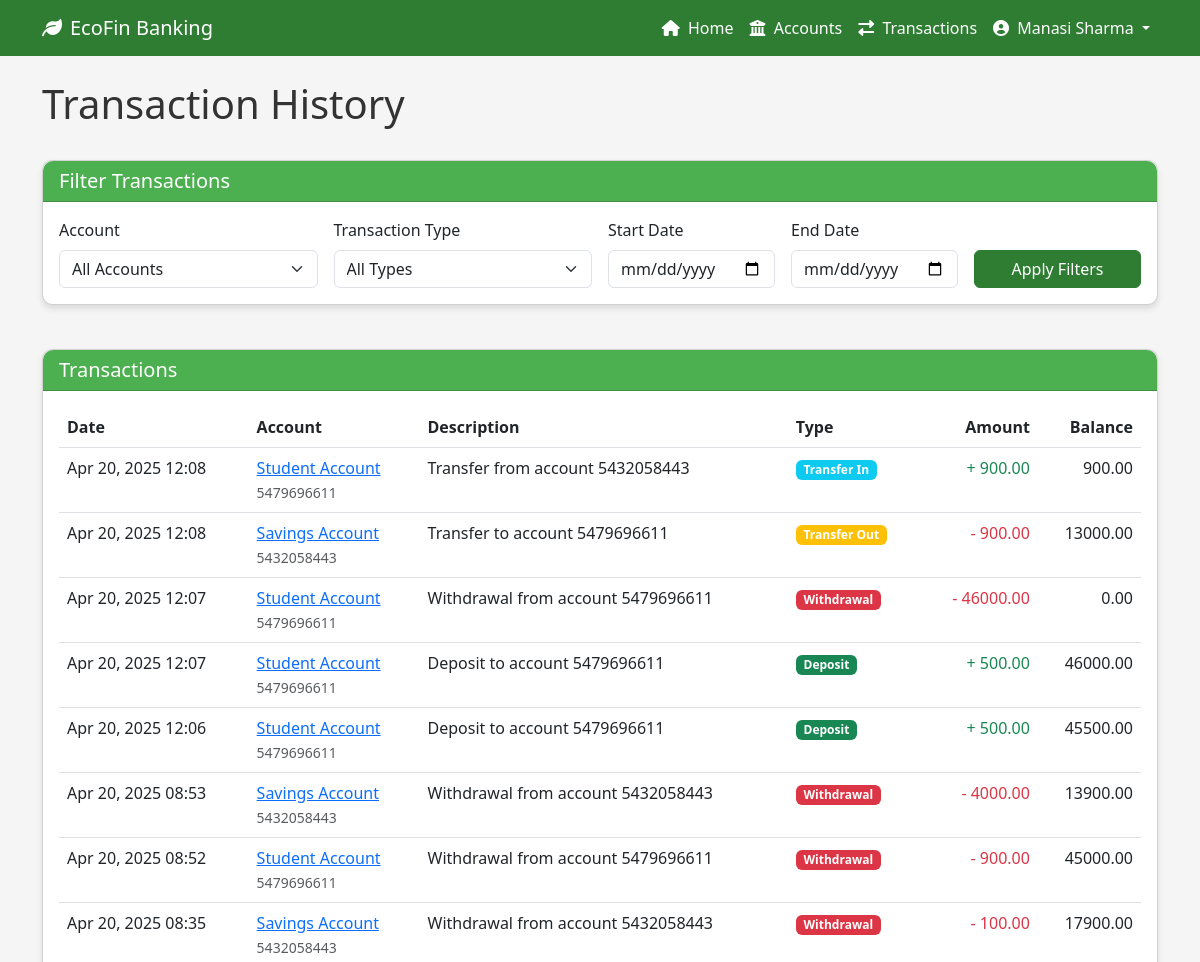
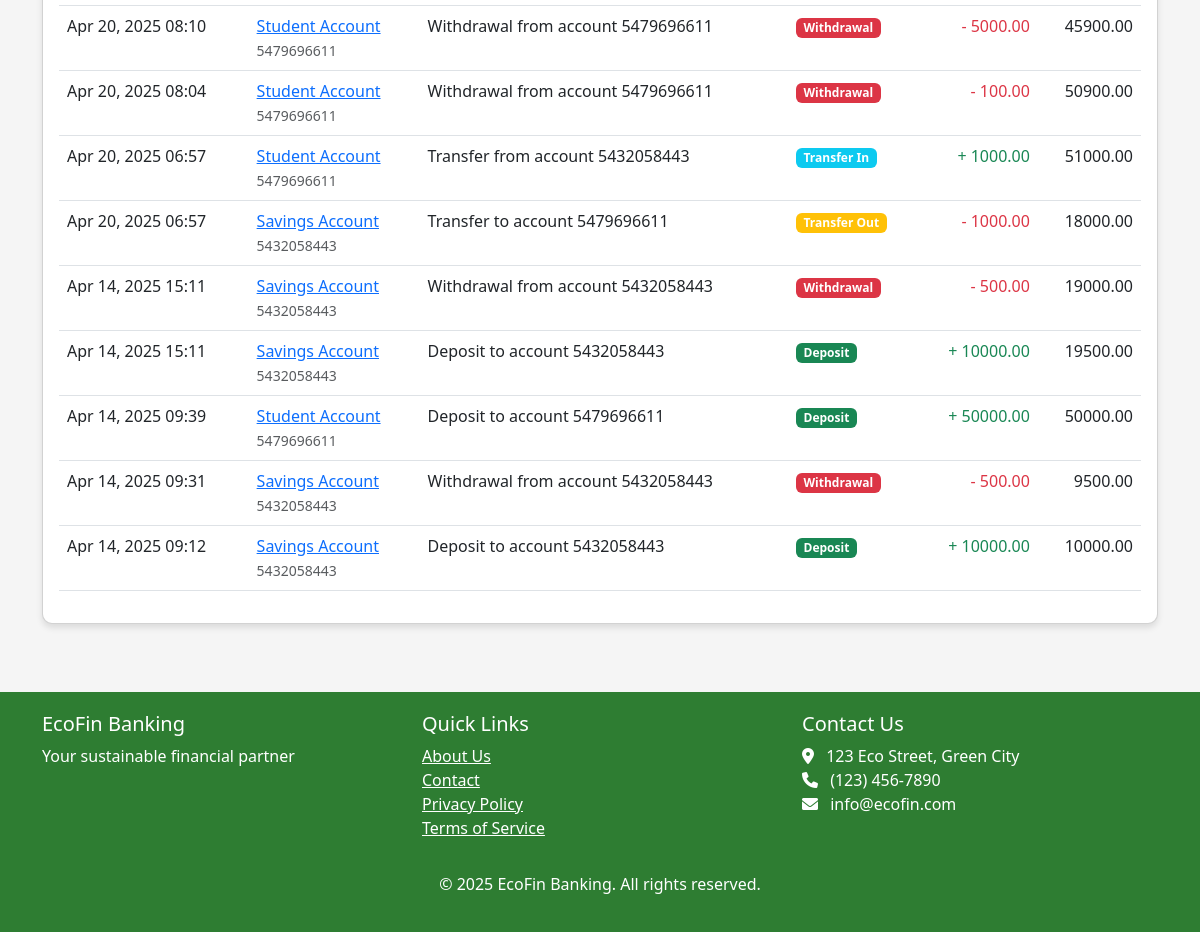
Page /banking/transactions/ (signed in) on the committed database (2 pictures, top to bottom).
### accounts/models.py (models this page shows, shortened)
class User(AbstractUser):
    username = None
    email = models.EmailField(_('email address'), unique=True)
    first_name = models.CharField(_('first name'), max_length=30)
    last_name = models.CharField(_('last name'), max_length=30)
    date_joined = models.DateTimeField(_('date joined'), auto_now_add=True)
    is_active = models.BooleanField(_('active'), default=True)
    phone_number = models.CharField(max_length=15, blank=True, null=True)
    profile_picture = models.ImageField(upload_to='profile_pictures/', blank=True, null=True)
    date_of_birth = models.DateField(blank=True, null=True)
    address = models.TextField(blank=True, null=True)
    USERNAME_FIELD = 'email'
    REQUIRED_FIELDS = ['first_name', 'last_name']
    objects = UserManager()
    def get_full_name(self):
        return f"{self.first_name} {self.last_name}"

### banking/models.py (models this page shows, shortened)
class Transaction(models.Model):
    TRANSACTION_TYPES = [
        ('deposit', 'Deposit'),
        ('withdrawal', 'Withdrawal'),
        ('transfer_in', 'Transfer In'),
        ('transfer_out', 'Transfer Out'),
        ('interest', 'Interest'),
        ('fee', 'Fee'),
    ]
    account = models.ForeignKey(Account, on_delete=models.CASCADE, related_name='transactions')
    transaction_type = models.CharField(max_length=15, choices=TRANSACTION_TYPES)
    amount = models.DecimalField(max_digits=12, decimal_places=2)
    balance_after = models.DecimalField(max_digits=12, decimal_places=2, null=True)
    description = models.TextField()
    created_at = models.DateTimeField(auto_now_add=True)
    related_transfer = models.ForeignKey(Transfer, on_delete=models.SET_NULL, null=True, blank=True, related_name='transactions')
    reference_number = models.UUIDField(default=uuid.uuid4, editable=False, unique=True)

class Account(models.Model):
    CURRENCY_CHOICES = [
        ('USD', 'US Dollar'),
        ('EUR', 'Euro'),
        ('GBP', 'British Pound'),
        ('JPY', 'Japanese Yen'),
        ('CAD', 'Canadian Dollar'),
        ('AUD', 'Australian Dollar'),
        ('INR', 'Indian Rupee'),
    ]
    STATUS_CHOICES = [
        ('active', 'Active'),
        ('inactive', 'Inactive'),
        ('frozen', 'Frozen'),
        ('closed', 'Closed'),
    ]
    account_number = models.CharField(max_length=20, unique=True)
    user = models.ForeignKey(settings.AUTH_USER_MODEL, on_delete=models.CASCADE, related_name='accounts')
    account_type = models.ForeignKey(AccountType, on_delete=models.CASCADE)
    balance = models.DecimalField(max_digits=12, decimal_places=2, default=0.00)
    currency = models.CharField(max_length=3, choices=CURRENCY_CHOICES, default='USD')
    status = models.CharField(max_length=10, choices=STATUS_CHOICES, default='active')
    created_at = models.DateTimeField(auto_now_add=True)
    updated_at = models.DateTimeField(auto_now=True)
    nickname = models.CharField(max_length=100, blank=True, null=True)

class AccountType(models.Model):
    name = models.CharField(max_length=50)
    description = models.TextField()
    interest_rate = models.DecimalField(max_digits=5, decimal_places=2, default=0.00)
    minimum_balance = models.DecimalField(max_digits=10, decimal_places=2, default=0.00)
    maintenance_fee = models.DecimalField(max_digits=10, decimal_places=2, default=0.00)

### banking/views.py (the view)
# urls.py: path('transactions/', views.transaction_list, name='transaction_list'),
@login_required
def transaction_list(request):
    transactions = Transaction.objects.filter(
        account__user=request.user
    ).order_by('-created_at')
    account_filter = request.GET.get('account')
    if account_filter:
        transactions = transactions.filter(account__account_number=account_filter)
    type_filter = request.GET.get('type')
    if type_filter:
        transactions = transactions.filter(transaction_type=type_filter)
    start_date = request.GET.get('start_date')
    end_date = request.GET.get('end_date')
    if start_date:
        try:
            start_date = datetime.strptime(start_date, '%Y-%m-%d').date()
            transactions = transactions.filter(created_at__date__gte=start_date)
        except ValueError:
            messages.error(request, 'Invalid start date format')
    if end_date:
        try:
            end_date = datetime.strptime(end_date, '%Y-%m-%d').date()
            transactions = transactions.filter(created_at__date__lte=end_date)
        except ValueError:
            messages.error(request, 'Invalid end date format')
    accounts = Account.objects.filter(user=request.user)
    context = {
        'transactions': transactions,
        'accounts': accounts,
        'transaction_types': dict(Transaction.TRANSACTION_TYPES),
    }
    return render(request, 'banking/transaction_list.html', context)

### templates/banking/transaction_list.html (shortened to what this page needs)
{% extends 'base.html' %}
{% block content %}
<div class="row mb-4">
    <div class="col-md-12">
        <h1>Transaction History</h1>
    </div>
</div>
<div class="row mb-4">
    <div class="col-md-12">
        <div class="card">
            <div class="card-header">
                <h5 class="mb-0">Filter Transactions</h5>
            </div>
            <div class="card-body">
                <form method="get" class="row g-3">
                    <div class="col-md-3">
                        <label for="account" class="form-label">Account</label>
                        <select class="form-select" id="account" name="account">
                            <option value="">All Accounts</option>
                        </select>
                    </div>
                    <div class="col-md-3">
                        <label for="type" class="form-label">Transaction Type</label>
                        <select class="form-select" id="type" name="type">
                            <option value="">All Types</option>
                        </select>
                    </div>
                    <div class="col-md-2">
                        <label for="start_date" class="form-label">Start Date</label>
                        <input type="date" class="form-control" id="start_date" name="start_date" value="{{ request.GET.start_date }}">
                    </div>
                    <div class="col-md-2">
                        <label for="end_date" class="form-label">End Date</label>
                        <input type="date" class="form-control" id="end_date" name="end_date" value="{{ request.GET.end_date }}">
                    </div>
                    <div class="col-md-2 d-flex align-items-end">
                        <button type="submit" class="btn btn-primary w-100">Apply Filters</button>
                    </div>
                </form>
            </div>
        </div>
    </div>
</div>
<div class="row">
    <div class="col-md-12">
        <div class="card">
            <div class="card-header">
                <h5 class="mb-0">Transactions</h5>
            </div>
            <div class="card-body">
                {% if transactions %}
                    <div class="table-responsive">
                        <table class="table table-hover">
                            <thead>
                                <tr>
                                    <th>Date</th>
                                    <th>Account</th>
                                    <th>Description</th>
                                    <th>Type</th>
                                    <th class="text-end">Amount</th>
                                    <th class="text-end">Balance</th>
                                </tr>
                            </thead>
                            <tbody>
                                {% for transaction in transactions %}
                                    <tr>
                                        <td>{{ transaction.created_at|date:"M d, Y H:i" }}</td>
                                        <td>
                                            <a href="{% url 'banking:account_detail' account_number=transaction.account.account_number %}">
                                                {{ transaction.account.nickname|default:transaction.account.account_type.name }}
                                            </a>
                                            <br>
                                            <small class="text-muted">{{ transaction.account.account_number }}</small>
                                        </td>
                                        <td>{{ transaction.description }}</td>
                                        <td>
                                            {% if transaction.transaction_type == 'deposit' %}
                                                <span class="badge bg-success">Deposit</span>
                                            {% elif transaction.transaction_type == 'withdrawal' %}
                                                <span class="badge bg-danger">Withdrawal</span>
                                            {% elif transaction.transaction_type == 'transfer_in' %}
                                                <span class="badge bg-info">Transfer In</span>
                                            {% elif transaction.transaction_type == 'transfer_out' %}
                                                <span class="badge bg-warning">Transfer Out</span>
                                            {% elif transaction.transaction_type == 'interest' %}
                                                <span class="badge bg-primary">Interest</span>
                                            {% else %}
                                                <span class="badge bg-secondary">{{ transaction.get_transaction_type_display }}</span>
                                            {% endif %}
                                        </td>
                                        <td class="text-end {% if transaction.transaction_type in 'deposit,transfer_in,interest' %}text-success{% elif transaction.transaction_type in 'withdrawal,transfer_out,fee' %}text-danger{% endif %}">
                                            {% if transaction.transaction_type in 'deposit,transfer_in,interest' %}+{% elif transaction.transaction_type in 'withdrawal,transfer_out,fee' %}-{% endif %}
                                            {{ transaction.amount|floatformat:2 }}
                                        </td>
                                        <td class="text-end">{{ transaction.balance_after|floatformat:2 }}</td>
                                    </tr>
                                {% endfor %}
                            </tbody>
                        </table>
                    </div>
                {% else %}
                    <div class="text-center py-4">
                        <p>No transactions found matching your criteria.</p>
                    </div>
                {% endif %}
            </div>
        </div>
    </div>
</div>
{% endblock %}

### templates/base.html (shortened to what this page needs)
<!DOCTYPE html>
<html lang="en">
<head>
    <link href="https://cdn.jsdelivr.net/npm/bootstrap@5.3.0-alpha1/dist/css/bootstrap.min.css" rel="stylesheet">
    <link rel="stylesheet" href="https://cdnjs.cloudflare.com/ajax/libs/font-awesome/6.0.0/css/all.min.css">
</head>
<body>
    <nav class="navbar navbar-expand-lg navbar-dark">
        <div class="container">
            <a class="navbar-brand" href="{% url 'banking:home' %}">
                <i class="fas fa-leaf me-2"></i>EcoFin Banking
            </a>
            <div class="collapse navbar-collapse" id="navbarNav">
                <ul class="navbar-nav ms-auto">
                    {% if user.is_authenticated %}
                        <li class="nav-item">
                            <a class="nav-link" href="{% url 'banking:home' %}">
                                <i class="fas fa-home me-1"></i> Home
                            </a>
                        </li>
                        <li class="nav-item">
                            <a class="nav-link" href="{% url 'banking:account_list' %}">
                                <i class="fas fa-university me-1"></i> Accounts
                            </a>
                        </li>
                        <li class="nav-item">
                            <a class="nav-link" href="{% url 'banking:transaction_list' %}">
                                <i class="fas fa-exchange-alt me-1"></i> Transactions
                            </a>
                        </li>
                        <li class="nav-item dropdown">
                            <a class="nav-link dropdown-toggle" href="#" id="userDropdown" role="button" data-bs-toggle="dropdown">
                                <i class="fas fa-user-circle me-1"></i> {{ user.get_full_name|default:user.email }}
                            </a>
                        </li>
                    {% endif %}
                </ul>
            </div>
        </div>
    </nav>
    <div class="container mt-4">
        {% block content %}{% endblock %}
    </div>
    <footer class="mt-5">
        <div class="container">
            <div class="row">
                <div class="col-md-4">
                    <h5>EcoFin Banking</h5>
                    <p>Your sustainable financial partner</p>
                </div>
                <div class="col-md-4">
                    <h5>Quick Links</h5>
                    <ul class="list-unstyled">
                        <li><a href="#" class="text-white">About Us</a></li>
                        <li><a href="#" class="text-white">Contact</a></li>
                        <li><a href="#" class="text-white">Privacy Policy</a></li>
                        <li><a href="#" class="text-white">Terms of Service</a></li>
                    </ul>
                </div>
                <div class="col-md-4">
                    <h5>Contact Us</h5>
                    <address class="text-white">
                        <i class="fas fa-map-marker-alt me-2"></i> 123 Eco Street, Green City<br>
                        <i class="fas fa-phone me-2"></i> (123) 456-7890<br>
                        <i class="fas fa-envelope me-2"></i> info@ecofin.com
                    </address>
                </div>
            </div>
            <div class="text-center mt-3">
                <p>&copy; {% now "Y" %} EcoFin Banking. All rights reserved.</p>
            </div>
        </div>
    </footer>
</body>
</html>

### templates/base.html (style rules this page uses)
:root { --primary-color: #2E7D32; --secondary-color: #4CAF50; --accent-color: #8BC34A; --text-color: #333; --light-bg: #F5F5F5; }
body { font-family: 'Segoe UI', Tahoma, Geneva, Verdana, sans-serif; color: var(--text-color); background-color: var(--light-bg); }
.navbar { background-color: var(--primary-color); }
.navbar-brand, .nav-link { color: white !important; }
.btn-primary { background-color: var(--primary-color); border-color: var(--primary-color); }
.card { border-radius: 10px; box-shadow: 0 4px 6px rgba(0, 0, 0, 0.1); margin-bottom: 20px; }
.card-header { background-color: var(--secondary-color); color: white; border-radius: 10px 10px 0 0 !important; }
footer { background-color: var(--primary-color); color: white; padding: 20px 0; margin-top: 50px; }

### rows in the picture
User: get_full_name "Manasi Sharma"
Transaction: transaction_type "Transfer In"
Transaction: transaction_type "Transfer Out"
Transaction: transaction_type "Withdrawal"
Transaction: transaction_type "Deposit"
Transaction: transaction_type "Deposit"
Transaction: transaction_type "Withdrawal"
Transaction: transaction_type "Withdrawal"
Transaction: transaction_type "Withdrawal"
Transaction: transaction_type "Withdrawal"
Transaction: transaction_type "Withdrawal"
Transaction: transaction_type "Transfer In"
Transaction: transaction_type "Transfer Out"
Transaction: transaction_type "Withdrawal"
Transaction: transaction_type "Deposit"
Transaction: transaction_type "Deposit"
Transaction: transaction_type "Withdrawal"
Transaction: transaction_type "Deposit"
